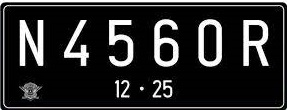
#> input picture images/plat_nomer.jpg, 287 x 110 px; the run also reads 2 pictures not shown here
$ jupyter execute --allow-errors PCVK_Week_09.ipynb
#> lines starting #> are read from the running program, lines starting #| are printed output that depends on the picture; after the words box and inside, x2 and y2 are one past the last pixel; in counts of white or black regions, pixels touching at a corner belong together
<a href="https://colab.research.google.com/github/ilhamydn17/PCVK_Ganjil_2023/blob/jobsheet-week-09/PCVK_Week_09.ipynb" target="_parent"></a>

[cell 1]
import cv2 as cv
import numpy as np
from google.colab.patches import cv2_imshow as show
from matplotlib import pyplot as plt

#### 1. Dilasi (SED) berbentuk cross 3 x 3 tanpa menggunakan library morphology dari openCV

[cell 2]
# function for read image
def read_img(image):
  image_src = cv.imread(image, 0)
  return image_src

# function for convert binary
def convert_binary(image_src, thresh_val):
  color_1 = 255
  color_2 = 0
  initial_conv = np.where((image_src <= thresh_val), image_src, color_1)
  final_conv = np.where((initial_conv > thresh_val), initial_conv, color_2)
  return final_conv

def binarize_img(image_file, thresh_val=127):
  image_src = read_img(image_file)
  image_b = convert_binary(image_src, thresh_val)
  return image_b

[cell 3]
# Function for dilation
def dilation(image_file, dilation_level=3, with_plot=False):
    # setting the dilation_level
    dilation_level = 3 if dilation_level < 3 else dilation_level

    # obtain the kernel by the shape of (dilation_level, dilation_level)
    structuring_kernel = np.full(shape=(dilation_level, dilation_level), fill_value=255)
    image_src = binarize_img(image_file=image_file)
#> in convert_binary, `final_conv = np.where((initial_conv > thresh_val), initial_conv, color..`:
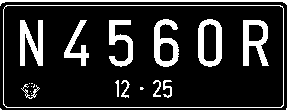
#> final_conv: shape (110, 287); 16.3% white; 22 white regions (9 under 20 px), largest, box (x1, y1, x2, y2) and area: (3, 5, 284, 108) 760, (243, 20, 269, 66) 644, (20, 20, 43, 66) 633

    orig_shape = image_src.shape
#> orig_shape = (110, 287)
    pad_width = dilation_level - 2

    # pad the image with pad_width
    image_pad = np.pad(array=image_src, pad_width=pad_width, mode='constant')
#> image_pad: shape (112, 289); 15.9% white; 22 white regions (9 under 20 px), largest, box (x1, y1, x2, y2) and area: (4, 6, 285, 109) 760, (244, 21, 270, 67) 644, (21, 21, 44, 67) 633
    pimg_shape = image_pad.shape
#> pimg_shape = (112, 289)
    h_reduce, w_reduce = (pimg_shape[0] - orig_shape[0]), (pimg_shape[1] - orig_shape[1])
#> h_reduce = 2; w_reduce = 2

    # obtain the submatrices according to the size of the kernel
    flat_submatrices = np.array([
        image_pad[i:(i + dilation_level), j:(j + dilation_level)]
        for i in range(pimg_shape[0] - h_reduce) for j in range(pimg_shape[1] - w_reduce)
    ])

    # replace the values either 255 or 0 by dilation condition
    image_dilate = np.array([255 if (i == structuring_kernel).any() else 0 for i in flat_submatrices])
    # obtain new matrix whose shape is equal to the original image size
    image_dilate = image_dilate.reshape(orig_shape)
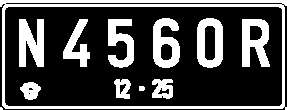
#> image_dilate: shape (110, 287) int64; 28.2% white; 12 white regions (1 under 20 px), largest, box (x1, y1, x2, y2) and area: (0, 0, 287, 110) 3178, (242, 19, 270, 67) 901, (19, 19, 44, 67) 894

    # plotting
    if with_plot:
        cmap_val = 'gray'
        fig, (ax1, ax2) = plt.subplots(nrows=1, ncols=2, figsize=(10, 20))

        ax1.axis("off")
        ax1.title.set_text('Original')

        ax2.axis("off")
        ax2.title.set_text("Dilated - {}".format(dilation_level))

        ax1.imshow(image_src, cmap=cmap_val)
        ax2.imshow(image_dilate, cmap=cmap_val)
        plt.show()
        return True
    return image_dilate

[cell 4]
image_dilation = dilation('images/plat_nomer.jpg', dilation_level=3, with_plot=True)

#### 2. Dilasi (SED) berbentuk cross 3 x 3 menggunakan library morphology dari openCV

[cell 5]
image = cv.imread('images/plat_nomer.jpg')
#> image is the input picture: shape (110, 287, 3); mean B, G, R 43.9, 43.6, 43.7

# define kernel
kernel3 = np.array([[0, 1, 0],
                    [1, 1, 1],
                    [0, 1, 0]], dtype=np.uint8)
#dilation process
image_dilated = cv.dilate(image, kernel3, iterations=1)
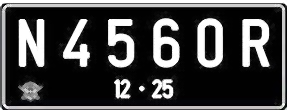
#> image_dilated: shape (110, 287, 3); mean B, G, R 69.8, 69.5, 69.6

# PLOTTING
fig, (ax1, ax2) = plt.subplots(nrows=1, ncols=2, figsize=(10, 20))
ax1.axis("off")
ax1.title.set_text('Original')

ax2.axis("off")
ax2.title.set_text("Dilated Image")

ax1.imshow(image)
ax2.imshow(image_dilated)
plt.show()
#> figure, not shown here; B, G, R data is drawn as R, G, B

#### 3. Erosi (SE) berbentuk square 5 x 5 tanpa library morphology dari openCV

[cell 6]
image = cv.imread('images/plat_nomer.jpg')

# Split the image into color channels
b, g, r = cv.split(image)

# Define the 5x5 square-shaped structuring element
structuring_element = np.array([
[1, 1, 1, 1, 1],
[1, 1, 1, 1, 1],
[1, 1, 1, 1, 1],
[1, 1, 1, 1, 1],
[1, 1, 1, 1, 1]
], dtype=np.uint8)

# Initialize the resulting eroded color channels
eroded_b = np.zeros_like(b, dtype=np.uint8)
eroded_g = np.zeros_like(g, dtype=np.uint8)
eroded_r = np.zeros_like(r, dtype=np.uint8)

# Get the height and width of the image
height, width = image.shape[:2]
#> height = 110; width = 287

# Define the structuring element's radius
radius = structuring_element.shape[0] // 2

# Iterate through each pixel in the image
for i in range(radius, height - radius):
    for j in range(radius, width - radius):
        # Extract the region of interest (ROI) in each color channel
        roi_b = b[i - radius : i + radius + 1, j - radius : j + radius + 1]
        roi_g = g[i - radius : i + radius + 1, j - radius : j + radius + 1]
        roi_r = r[i - radius : i + radius + 1, j - radius : j + radius + 1]

        # Perform erosion by element-wise minimum operation
        eroded_b[i, j] = np.min(roi_b)
        eroded_g[i, j] = np.min(roi_g)
        eroded_r[i, j] = np.min(roi_r)
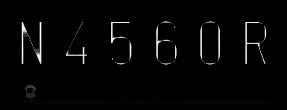
#> eroded_b: shape (110, 287); min 0, max 253, mean 5.4

# Merge the eroded color channels back into a colored image
eroded_image = cv.merge((eroded_b, eroded_g, eroded_r))

# PLOTTING
fig, (ax1, ax2) = plt.subplots(nrows=1, ncols=2, figsize=(10, 20))
ax1.axis("off")
ax1.title.set_text('Original')

ax2.axis("off")
ax2.title.set_text("Eroted Image")

ax1.imshow(image)
ax2.imshow(eroded_image)
plt.show()
#> figure, not shown here; B, G, R data is drawn as R, G, B

#### 4. Erosi (SE) berbentuk square 5 x 5 menggunakan library morphology dari openCV

[cell 7]
# Taking a matrix of size 5 as the kernel
kernel = np.ones((5, 5), np.uint8)

# eroting image
img_erosion = cv.erode(image, kernel, iterations=1)

# PLOTTING
fig, (ax1, ax2) = plt.subplots(nrows=1, ncols=2, figsize=(10, 20))
ax1.axis("off")
ax1.title.set_text('Original')

ax2.axis("off")
ax2.title.set_text("Eroted Image")

ax1.imshow(image)
ax2.imshow(img_erosion)
plt.show()
#> figure, not shown here; B, G, R data is drawn as R, G, B

#### 5. Opening Operation (SE) berbentuk square 3 x 3 tanpa library morphology dari openCV

[cell 8]
# Split the image into color channels
b, g, r = cv.split(image)

# Define a 3x3 square-shaped structuring element
structuring_element = np.ones((3, 3), dtype=np.uint8)

# Perform erosion manually for each color channel
def custom_erosion(input_image, kernel):
    output_image = np.zeros_like(input_image)
    padded_image = cv.copyMakeBorder(input_image, 1, 1, 1, 1, cv.BORDER_CONSTANT, value=0)
    for i in range(1, input_image.shape[0] + 1):
        for j in range(1, input_image.shape[1] + 1):
            roi = padded_image[i - 1:i + 2, j - 1:j + 2]
            min_val = np.min(roi)
            output_image[i - 1, j - 1] = min_val
    return output_image

# Perform dilation manually for each color channel
def custom_dilation(input_image, kernel):
    output_image = np.zeros_like(input_image)
    padded_image = cv.copyMakeBorder(input_image, 1, 1, 1, 1, cv.BORDER_CONSTANT, value=0)
    for i in range(1, input_image.shape[0] + 1):
        for j in range(1, input_image.shape[1] + 1):
            roi = padded_image[i - 1:i + 2, j - 1:j + 2]
            max_val = np.max(roi)
            output_image[i - 1, j - 1] = max_val
    return output_image

# Perform opening (erosion followed by dilation) for each color channel
eroded_b = custom_erosion(b, structuring_element)
#> after the loop in custom_erosion, `for i in range(1, input_image.shape[0] + 1):`:
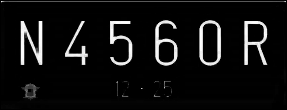
#> output_image: shape (110, 287); min 0, max 255, mean 17.2
eroded_g = custom_erosion(g, structuring_element)
eroded_r = custom_erosion(r, structuring_element)

opened_b = custom_dilation(eroded_b, structuring_element)
#> after the loop in custom_dilation, `for i in range(1, input_image.shape[0] + 1):`:
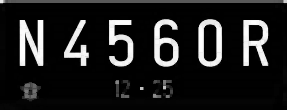
#> output_image: shape (110, 287); min 0, max 255, mean 31.2
opened_g = custom_dilation(eroded_g, structuring_element)
opened_r = custom_dilation(eroded_r, structuring_element)

# Merge the color channels back into a colored image
opened_image = cv.merge((opened_b, opened_g, opened_r))

# PLOTTING
fig, (ax1, ax2) = plt.subplots(nrows=1, ncols=2, figsize=(10, 20))
ax1.axis("off")
ax1.title.set_text('Original')

ax2.axis("off")
ax2.title.set_text("Opened Image")

ax1.imshow(image)
ax2.imshow(opened_image)
plt.show()
#> figure, not shown here; B, G, R data is drawn as R, G, B

#### 6. Opening Operation (SE) berbentuk square 3 x 3 menggunakan library morphology dari openCV

[cell 9]
image = cv.imread('images/plat_nomer.jpg')
image_binary = binarize_img('images/plat_nomer.jpg')
image_binary = cv.cvtColor(image_binary, cv.COLOR_GRAY2BGR)

# Define a 3x3 square-shaped structuring element
structuring_element = np.ones((3, 3), dtype=np.uint8)

# Perform the opening operation using morphologyEx
opened_image = cv.morphologyEx(image_binary, cv.MORPH_OPEN, structuring_element)
#> opened_image: shape (110, 287, 3); 12.8% white; 11 white regions (4 under 20 px), largest, box (x1, y1, x2, y2) and area: (243, 20, 268, 66) 643, (20, 20, 43, 66) 633, (198, 19, 222, 67) 613


# PLOTTING
fig, (ax1, ax2, ax3) = plt.subplots(nrows=1, ncols=3, figsize=(10, 20))
ax1.axis("off")
ax1.title.set_text('Original')

ax2.axis("off")
ax2.title.set_text("Binary")

ax3.axis("off")
ax3.title.set_text("Opened Image")

ax1.imshow(image)
ax2.imshow(image_binary)
ax3.imshow(opened_image)
plt.show()
#> figure, not shown here; B, G, R data is drawn as R, G, B

#### 7. Operasi Dilasi dengan Structuring Element berbentuk Cross 3 x 3 dan 5 x 5,

##### With Structuring Element 3 x 3

[cell 10]
image = cv.imread('images/plat_nomer.jpg')

se_3x3 = np.array([
    [0,1,0],
    [1,1,1],
    [0,1,0]
], dtype=np.uint8)

dilated_image_3 = cv.dilate(image, se_3x3)

# PLOTTING
fig, (ax1, ax2) = plt.subplots(nrows=1, ncols=2, figsize=(10, 20))
ax1.axis("off")
ax1.title.set_text('Original')

ax2.axis("off")
ax2.title.set_text("Dilated Image")

ax1.imshow(image)
ax2.imshow(dilated_image_3)
plt.show()

##### With Structuring Element 5 x 5

[cell 11]
se_5x5 = np.array([
    [0, 0, 1, 0, 0],
    [0, 0, 1, 0, 0],
    [1, 1, 1, 1, 1],
    [0, 0, 1, 0, 0],
    [0, 0, 1, 0, 0]
], dtype=np.uint8)

dilated_image_5 = cv.dilate(image, se_5x5)
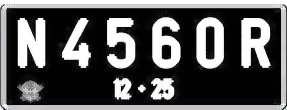
#> dilated_image_5: shape (110, 287, 3); mean B, G, R 89.6, 89.3, 89.4

# PLOTTING
fig, (ax1, ax2) = plt.subplots(nrows=1, ncols=2, figsize=(10, 20))
ax1.axis("off")
ax1.title.set_text('Original')

ax2.axis("off")
ax2.title.set_text("Dilated")

ax1.imshow(image)
ax2.imshow(dilated_image_5)
plt.show()
#> figure, not shown here; B, G, R data is drawn as R, G, B

#### 8. Operasi Erosi dengan Structuring Element berbentuk rectangle 3 x 5 dan 5 x 7,

[cell 12]
image = cv.imread('images/plat_nomer.jpg')

se_3x5 = np.ones((3,5), dtype=np.uint8)
se_5x7 = np.ones((5,7), dtype=np.uint8)

eroded_image_35 = cv.erode(image, se_3x5, iterations=1)
eroded_image_57 = cv.erode(image, se_5x7, iterations=1)

# PLOTTING
fig, axes = plt.subplots(nrows=2, ncols=2, figsize=(10, 4))

# Show the original image in the first subplot
axes[0, 0].axis("off")
axes[0, 0].set_title('Original')
axes[0, 0].imshow(image)

# Show the eroded image in the second subplot
axes[0, 1].axis("off")
axes[0, 1].set_title('Eroded 3x5')
axes[0, 1].imshow(eroded_image_35)

# Show the original image in the first subplot
axes[1, 0].axis("off")
axes[1, 0].set_title('Original')
axes[1, 0].imshow(image)

# Show the eroded image in the second subplot
axes[1, 1].axis("off")
axes[1, 1].set_title('Eroded 5x7')
axes[1, 1].imshow(eroded_image_57)

plt.show()
#> figure, not shown here; B, G, R data is drawn as R, G, B

#### 9.  Implementasi Operasi Erosi dengan Structuring Element berbentuk Line Vertikal 3 dan 5

[cell 13]
image = cv.imread('images/plat_nomer.jpg')

# Define Structuring Elements (SE)
se_3x3 = np.array([[1],
                   [1],
                   [1]], dtype=np.uint8)

se_5x5 = np.array([[1],
                   [1],
                   [1],
                   [1],
                   [1]], dtype=np.uint8)

# Perform Erosion using cv2.erode
eroded_image_3x3 = cv.erode(image, se_3x3, iterations=1)
eroded_image_5x5 = cv.erode(image, se_5x5,  iterations=1)
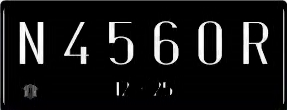
#> eroded_image_5x5: shape (110, 287, 3); mean B, G, R 22.9, 22.6, 22.6

# PLOTTING
fig, axes = plt.subplots(nrows=2, ncols=2, figsize=(10, 4))

# Show the original image in the first subplot
axes[0, 0].axis("off")
axes[0, 0].set_title('Original')
axes[0, 0].imshow(image)

# Show the eroded image in the second subplot
axes[0, 1].axis("off")
axes[0, 1].set_title('Eroded 3')
axes[0, 1].imshow(eroded_image_3x3)

# Show the original image in the first subplot
axes[1, 0].axis("off")
axes[1, 0].set_title('Original')
axes[1, 0].imshow(image)

# Show the eroded image in the second subplot
axes[1, 1].axis("off")
axes[1, 1].set_title('Eroded 5')
axes[1, 1].imshow(eroded_image_5x5)

plt.show()
#> figure, not shown here; B, G, R data is drawn as R, G, B

#### 10.  Implementasi White Hat Transform

[cell 14]
# Read the image in grayscale
image = cv.imread('images/kitten01.jpg')
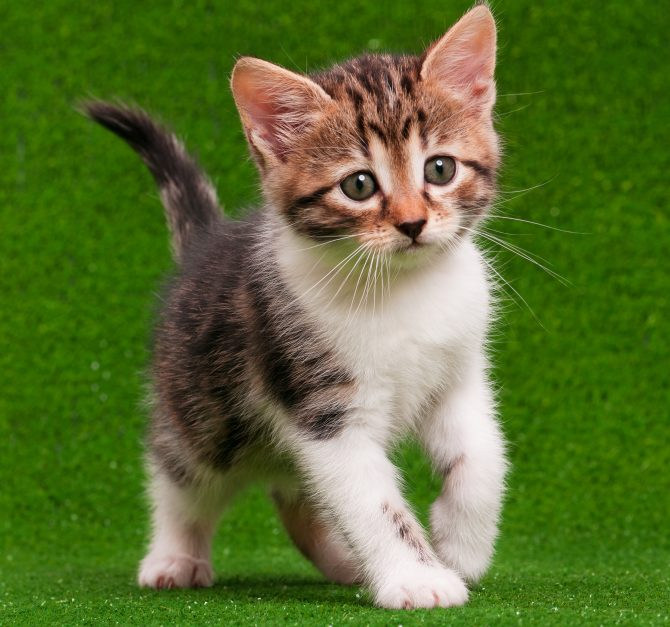
#> input picture images/kitten01.jpg, 670 x 627 px
#> image is the input picture: shape (627, 670, 3); mean B, G, R 49.8, 111.2, 90.9
image = cv.cvtColor(image, cv.COLOR_BGR2RGB)

# Define a kernel (structuring element) - this can be adjusted based on your requirements
kernel = np.ones((5, 5), np.uint8)

# Perform the white hat transform
white_hat = cv.morphologyEx(image, cv.MORPH_TOPHAT, kernel)
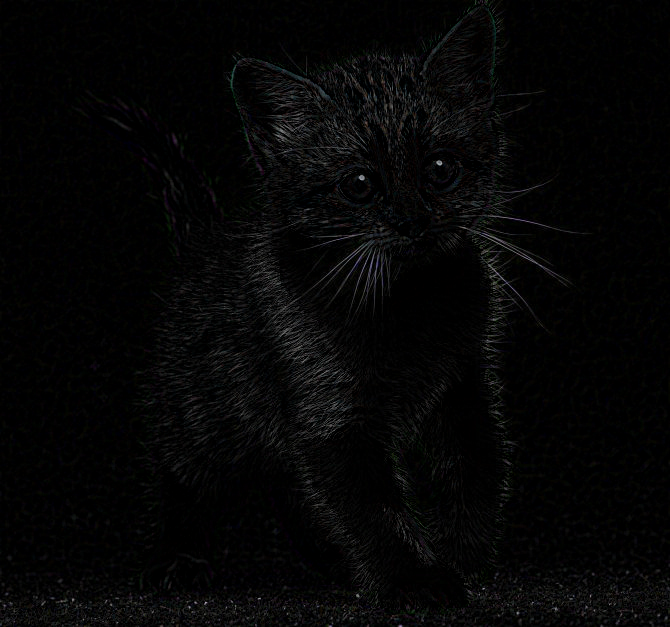
#> white_hat: shape (627, 670, 3); mean R, G, B 5.2, 5.2, 5.3

# PLOTTING
fig, (ax1, ax2) = plt.subplots(nrows=1, ncols=2, figsize=(10, 20))
ax1.axis("off")
ax1.title.set_text('Original')

ax2.axis("off")
ax2.title.set_text("White Hat Transform")

ax1.imshow(image)
ax2.imshow(white_hat)
plt.show()

#### 11.  Implementasi Black Hat Transform

[cell 15]
image = cv.imread('images/kitten01.jpg')
image = cv.cvtColor(image, cv.COLOR_BGR2RGB)

# Define a kernel (structuring element) - you can adjust its size based on your requirements
kernel = np.ones((5, 5), np.uint8)

# Perform the black hat transform
black_hat = cv.morphologyEx(image, cv.MORPH_BLACKHAT, kernel)

# PLOTTING
fig, (ax1, ax2) = plt.subplots(nrows=1, ncols=2, figsize=(10, 20))
ax1.axis("off")
ax1.title.set_text('Original')

ax2.axis("off")
ax2.title.set_text("Black Hat Transform")

ax1.imshow(image)
ax2.imshow(black_hat)
plt.show()

#### 12. Skeletonization Image

[cell 16]
from skimage import morphology as morph, io

[cell 17]
def binary_image(image, threshold=128):
    image = cv.imread(image, cv.IMREAD_GRAYSCALE)
    binary_image = np.where(image > threshold, 255, 0).astype(np.uint8)
    return binary_image

def skeleton_inverse(image):
    skeleton = morph.skeletonize(image)
    skeleton_inverse = np.where(skeleton == 0, 255, 0).astype(np.uint8)
    return skeleton_inverse

[cell 18]
image_biner = binary_image('images/lily.jpg')
# perform skeletonization
skeleton_img = morph.skeletonize(image_biner)

io.imsave('res_skeleton.jpg', skeleton_img)

[cell 19]
image_ori = cv.imread('images/lily.jpg')
image_ori = cv.cvtColor(image_ori, cv.COLOR_BGR2RGB)

# PLOTTING
fig, (ax1, ax2) = plt.subplots(nrows=1, ncols=2, figsize=(10, 20))
ax1.axis("off")
ax1.title.set_text('Original')

ax2.axis("off")
ax2.title.set_text("Skeleton Image")

ax1.imshow(image_ori)
ax2.imshow(skeleton_img, cmap='gray')
plt.show()

##### Inverse Skeletonization Image

[cell 20]
from skimage import io, morphology, color
import matplotlib.pyplot as plt

image_ori = cv.imread('images/lily.jpg', cv.IMREAD_COLOR)
image_ori = cv.cvtColor(image_ori, cv.COLOR_BGR2RGB)
# Load the image
image = io.imread('images/lily.jpg')
# Convert the image to grayscale
gray_image = color.rgb2gray(image)
# Invert the grayscale image
inverted_image = 1 - gray_image
# Perform skeletonization
skeletonized_image = morphology.skeletonize(inverted_image)
# Invert the skeletonized image
inverted_skeletonized_image = 1 - skeletonized_image

# PLOTTING
fig, (ax1, ax2, ax3) = plt.subplots(nrows=1, ncols=3, figsize=(18, 6))
ax1.axis("off")
ax1.title.set_text('Original')

ax2.axis("off")
ax2.title.set_text("Skeleton Image")

ax3.axis("off")
ax3.title.set_text("Skeleton Image - Inverse")

ax1.imshow(image_ori, cmap='gray')
ax2.imshow(skeletonized_image, cmap='gray')
ax3.imshow(inverted_skeletonized_image, cmap='gray')
plt.show()

#### 13. Skeletonization Image

[cell 21]
# Load the image
image = io.imread('images/lily.jpg')

# Convert the image to grayscale
gray_image = color.rgb2gray(image)

# Invert the grayscale image
inverted_image = 1 - gray_image

# Perform thinning
thinned_image = morphology.thin(inverted_image)

# PLOTTING
fig, (ax1, ax2) = plt.subplots(nrows=1, ncols=2, figsize=(18, 6))
ax1.axis("off")
ax1.title.set_text('Original')

ax2.axis("off")
ax2.title.set_text("Thinned Image")

ax1.imshow(image, cmap='gray')
ax2.imshow(thinned_image, cmap='gray')

### KTP Processing Image

[cell 22]
# Load the image
image = cv.imread('ktp.png')

[cell 23]
# Convert the image to grayscale
gray_image = cv.cvtColor(image, cv.COLOR_BGR2GRAY)
show(gray_image)

[cell 24]
# try to apply thresholding
_, thresh_img = cv.threshold(gray_image, 127, 255, cv.THRESH_TRUNC)

show(thresh_img)

[cell 25]
# Define the structuring element (SE)
se_size = (3, 3)  # Adjust the size as needed
se = np.ones(se_size, dtype=np.uint8)

eroded = cv.erode(thresh_img, se)

plt.imshow(eroded, cmap='gray')

cv.imwrite('eroded.png', eroded)
#> Out = True

[cell 26]
import pytesseract
from PIL import Image

[cell 27]
image = cv.imread('ktp.png')

[cell 28]
# Menutup bagian wajah
image = np.copy(image)
for y in range (570,765):
  for x in range (90,330):
    image[x,y] = [255,255,255]

[cell 29]
# Convert the image to grayscale
grayscale = cv.cvtColor(image, cv.COLOR_BGR2GRAY)

# Apply thresholding
_, threshed = cv.threshold(grayscale, 127, 255, cv.THRESH_TRUNC)

[cell 30]
# Define the structuring element (SE)
se_size = (3, 3)  # Adjust the size as needed
se = np.ones(se_size, dtype=np.uint8)

eroded = cv.erode(threshed, se)

show(eroded)

cv.imwrite('eroded3.png', eroded)
#> Out = True
